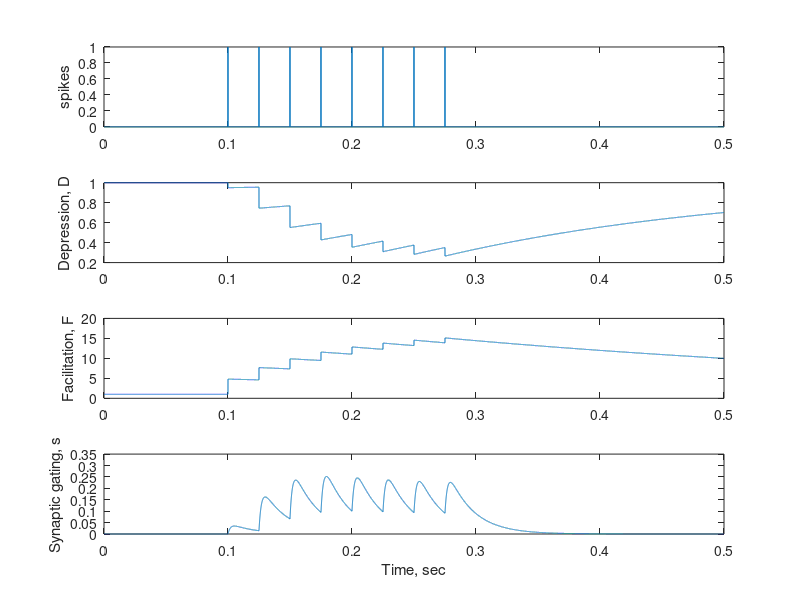
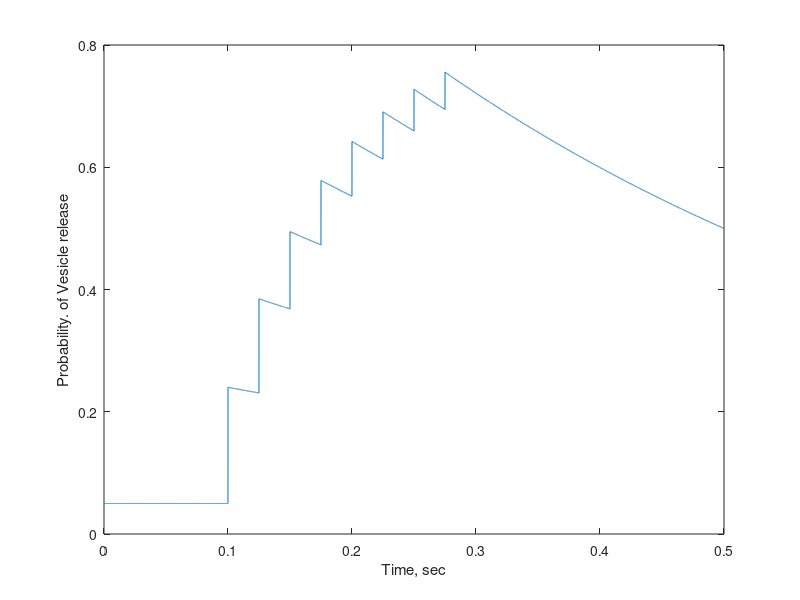

Write MATLAB code to recreate these figures, in order.
% synapse_train.m

clear
dt = 0.00002;   % time step size
tmax=0.5;       % maximum time

t=0:dt:tmax;    % vector of time points
Nt = tmax/dt;   % total number of time points

Nspikes = 8;        % number of spikes in train
spikegap = 0.025;   % separation of spikes in time

timestart = 0.1;    % time to start spike train

spikes=zeros(size(t)); % will contain times of spikes

for n = 1:Nspikes                                  % do for each spike in train
    ispike = round((timestart+(n-1)*spikegap)/dt); % time point for each spike
    spikes(ispike) = 1;                            % generate spike at that time
end

D = ones(size(t));      % D is depression factor
F = ones(size(t));      % F is facilitation factor
p0 = 0.05;              % p0 is base release probability without facilitation
pr=p0*F;                % pr is vesicle release probability including facilitation
p=pr.*D;                % p is proportion of maximum possible release

Ssyn = zeros(size(t));  % Ssyn is the synaptic gating variable as a function of time

tau_syn2 = 0.002;       % determines time for synaptic current to rise
tau_syn1 = 0.020;       % decay time for synaptic current
tau_d = 0.25;            % time for recovery from depression
tau_f = 0.5;            % time for recovery from facilitation
f_f = 0.2;              % increase in pr immediately following a spike

nwidth = round(10*tau_syn1/dt); % just add current from a spike for this number of time points

spiketimes = dt*find(spikes);   % the exact time of each spike
Nspikes = length(spiketimes);   % the number of spikes
for n = 1:Nspikes
    ispike = round(spiketimes(n)/dt);   % time point number for the nth-spike
    pr(ispike) = p0*F(ispike);          % vesicle release probability for that spike
    p(ispike) = pr(ispike)*D(ispike);   % fraction of maximum possible release
    
    D(ispike+1) = D(ispike)*(1-p(ispike)); % depress by the proportion of released vesicles
    
    pr(ispike+1) = pr(ispike)+f_f*(1-pr(ispike));  % facilitate the probability of vesicle release
    F(ispike+1) = pr(ispike+1)/p0;                 % update the facilitation factor
    
    p(ispike+1) = pr(ispike+1)*D(ispike+1);        % update the total release proportion
    
    if n < Nspikes                                 % if it is not the last spike
        nspike = round(spiketimes(n+1)/dt);        % need to update until the next spike
    else                                           % otherwise
        nspike = length(t);                        % update till the last time point
    end
    
    for i = ispike+1:nspike-1                       % set of points to update
        D(i+1) = 1 + (D(i)-1)*exp(-dt/tau_d);       % D decays back to 1 from below
        F(i+1) = 1 + (F(i)-1)*exp(-dt/tau_f);       % F decays back to 1 from above
        pr(i+1) = p0*F(i+1);                        % update vesicle release probability
        p(i+1) = D(i+1)*pr(i+1);                     % update total release proportion
    end
    
    iend = min(ispike+nwidth,length(t))             % how many points following a spike to calculate
    for i=ispike+1:iend                             % synaptic current (either nwidth or until tmax)
        tdiff = dt*(i-ispike);                      % time since the spike is tdiff
        Ssyn(i) = Ssyn(i) + ...                     % update synaptic gating variable with saturation
            p(ispike)*(1-Ssyn(ispike))*(exp(-tdiff/tau_syn1)-exp(-tdiff/tau_syn2));
    end
end

figure(1)
subplot(4,1,1)
plot(t,spikes)
ylabel('spikes')
subplot(4,1,2)
plot(t,D)
ylabel('Depression, D')
subplot(4,1,3)
plot(t,F)
ylabel('Facilitation, F')
subplot(4,1,4)
plot(t,Ssyn)
ylabel('Synaptic gating, s')
xlabel('Time, sec')
figure(2)
plot(t,pr)
ylabel('Probability. of Vesicle release')
xlabel('Time, sec')
